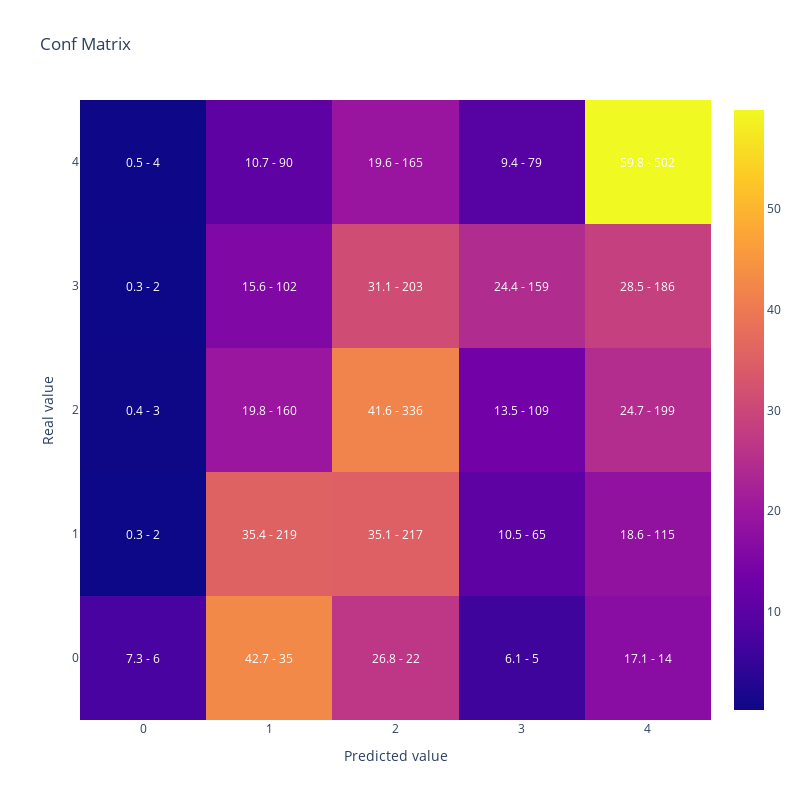

Write notebook code for a chart like this one.
### Code cell
#Vamos a replicar el resultado de la optimizacion reentrenando el modelo con el mejor conjunto de hiperparametros
#Generamos parametros incluyendo los fijos y la mejor solución que encontro optuna
lgb_params =  {      
                        'objective': 'multiclass',
                        'verbosity':-1,
                        'num_class': len(y_train.unique()),
                        'seed':SEED} | study.best_params
                        

lgb_train_dataset = lgb.Dataset(data=X_train,
                                label=y_train)


#Entreno
lgb_model2 = lgb.train(lgb_params,
                    lgb_train_dataset)

#Muestro matriz de confusion y kappa
print(cohen_kappa_score(y_test,lgb_model2.predict(X_test).argmax(axis=1),
                             weights = 'quadratic'))

display(plot_confusion_matrix(y_test,lgb_model2.predict(X_test).argmax(axis=1)))

### Figure 1 — Plotly figure (JSON) as saved in the notebook; plotly's stock layout.template omitted (floating-point values rounded to 4 significant figures)
{"data": [{"type": "heatmap", "x": [0, 1, 2, 3, 4], "y": [0, 1, 2, 3, 4], "z": [[7.317, 42.68, 26.83, 6.098, 17.07], [0.3236, 35.44, 35.11, 10.52, 18.61], [0.3717, 19.83, 41.64, 13.51, 24.66], [0.3067, 15.64, 31.13, 24.39, 28.53], [0.4762, 10.71, 19.64, 9.405, 59.76]]}], "layout": {"annotations": [{"font": {"color": "white"}, "showarrow": false, "text": "7.3 - 6", "x": 0, "xref": "x", "y": 0, "yref": "y"}, {"font": {"color": "white"}, "showarrow": false, "text": "42.7 - 35", "x": 1, "xref": "x", "y": 0, "yref": "y"}, {"font": {"color": "white"}, "showarrow": false, "text": "26.8 - 22", "x": 2, "xref": "x", "y": 0, "yref": "y"}, {"font": {"color": "white"}, "showarrow": false, "text": "6.1 - 5", "x": 3, "xref": "x", "y": 0, "yref": "y"}, {"font": {"color": "white"}, "showarrow": false, "text": "17.1 - 14", "x": 4, "xref": "x", "y": 0, "yref": "y"}, {"font": {"color": "white"}, "showarrow": false, "text": "0.3 - 2", "x": 0, "xref": "x", "y": 1, "yref": "y"}, {"font": {"color": "white"}, "showarrow": false, "text": "35.4 - 219", "x": 1, "xref": "x", "y": 1, "yref": "y"}, {"font": {"color": "white"}, "showarrow": false, "text": "35.1 - 217", "x": 2, "xref": "x", "y": 1, "yref": "y"}, {"font": {"color": "white"}, "showarrow": false, "text": "10.5 - 65", "x": 3, "xref": "x", "y": 1, "yref": "y"}, {"font": {"color": "white"}, "showarrow": false, "text": "18.6 - 115", "x": 4, "xref": "x", "y": 1, "yref": "y"}, {"font": {"color": "white"}, "showarrow": false, "text": "0.4 - 3", "x": 0, "xref": "x", "y": 2, "yref": "y"}, {"font": {"color": "white"}, "showarrow": false, "text": "19.8 - 160", "x": 1, "xref": "x", "y": 2, "yref": "y"}, {"font": {"color": "white"}, "showarrow": false, "text": "41.6 - 336", "x": 2, "xref": "x", "y": 2, "yref": "y"}, {"font": {"color": "white"}, "showarrow": false, "text": "13.5 - 109", "x": 3, "xref": "x", "y": 2, "yref": "y"}, {"font": {"color": "white"}, "showarrow": false, "text": "24.7 - 199", "x": 4, "xref": "x", "y": 2, "yref": "y"}, {"font": {"color": "white"}, "showarrow": false, "text": "0.3 - 2", "x": 0, "xref": "x", "y": 3, "yref": "y"}, {"font": {"color": "white"}, "showarrow": false, "text": "15.6 - 102", "x": 1, "xref": "x", "y": 3, "yref": "y"}, {"font": {"color": "white"}, "showarrow": false, "text": "31.1 - 203", "x": 2, "xref": "x", "y": 3, "yref": "y"}, {"font": {"color": "white"}, "showarrow": false, "text": "24.4 - 159", "x": 3, "xref": "x", "y": 3, "yref": "y"}, {"font": {"color": "white"}, "showarrow": false, "text": "28.5 - 186", "x": 4, "xref": "x", "y": 3, "yref": "y"}, {"font": {"color": "white"}, "showarrow": false, "text": "0.5 - 4", "x": 0, "xref": "x", "y": 4, "yref": "y"}, {"font": {"color": "white"}, "showarrow": false, "text": "10.7 - 90", "x": 1, "xref": "x", "y": 4, "yref": "y"}, {"font": {"color": "white"}, "showarrow": false, "text": "19.6 - 165", "x": 2, "xref": "x", "y": 4, "yref": "y"}, {"font": {"color": "white"}, "showarrow": false, "text": "9.4 - 79", "x": 3, "xref": "x", "y": 4, "yref": "y"}, {"font": {"color": "white"}, "showarrow": false, "text": "59.8 - 502", "x": 4, "xref": "x", "y": 4, "yref": "y"}], "height": 800, "title": {"text": "Conf Matrix"}, "width": 800, "xaxis": {"title": {"text": "Predicted value"}}, "yaxis": {"title": {"text": "Real value"}}}}
